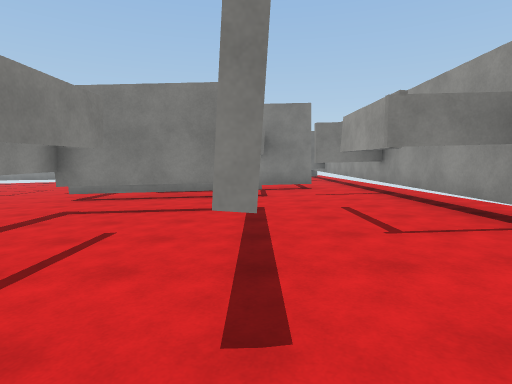
[1] (above)

24 first-person views from a walk through a Unity game level. The camera is 1.5 m above the floor, tilts 6° down and sees 80° across. The floor is counted in squares, 2 m on a side. Each view is taken from the middle of a square. On the plan, view 1 faces up. The plan holds only what a view shows up to about 10 squares ahead; the rest is blank. The player is left out. Surface patterns are stand-ins for the level's own textures.

[2]
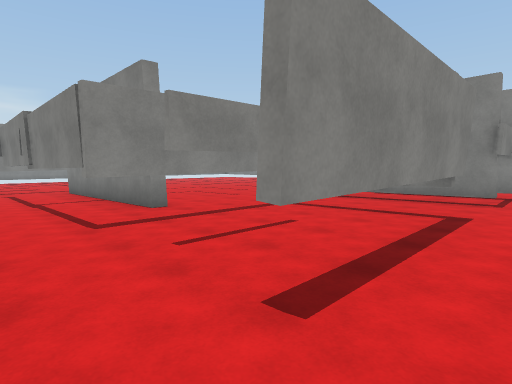

[3]
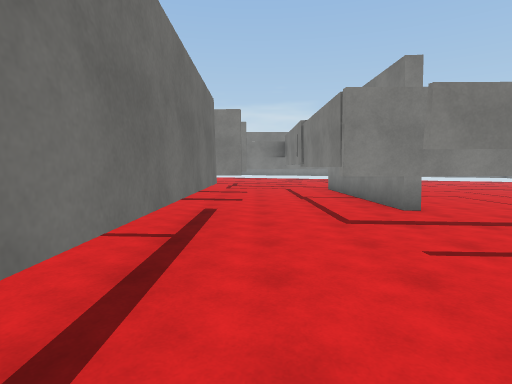

[4]
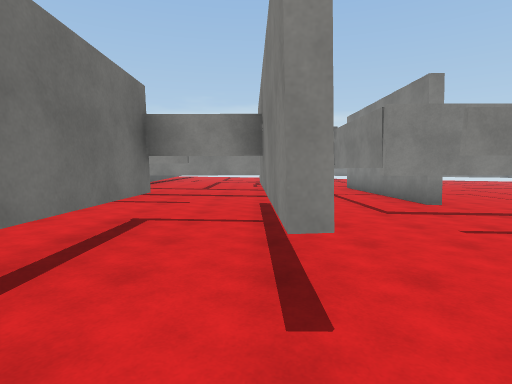

[5]
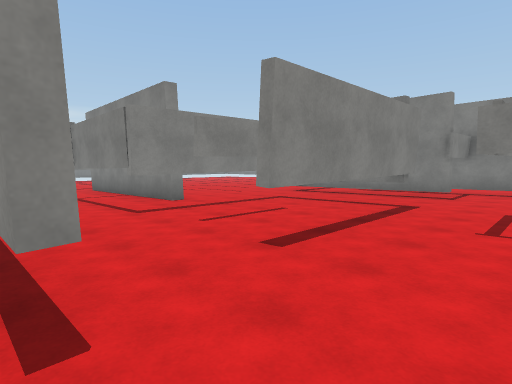

[6]
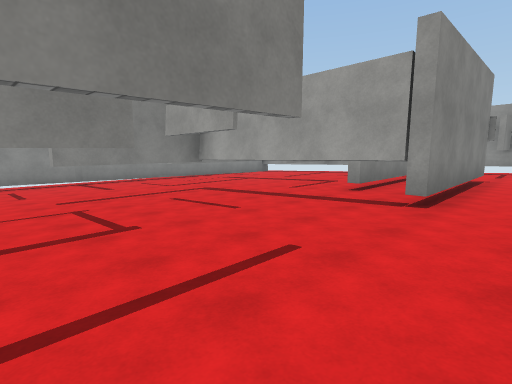

[7]
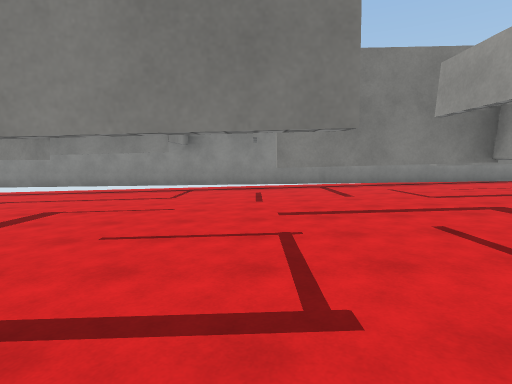

[8]
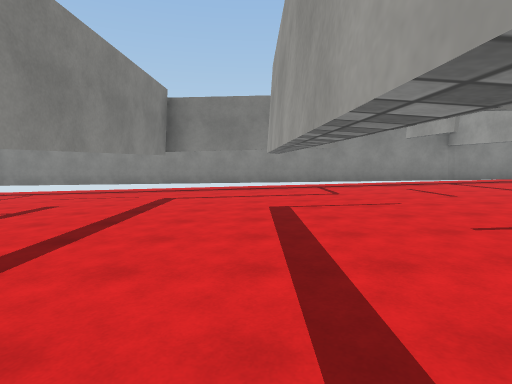

[9]
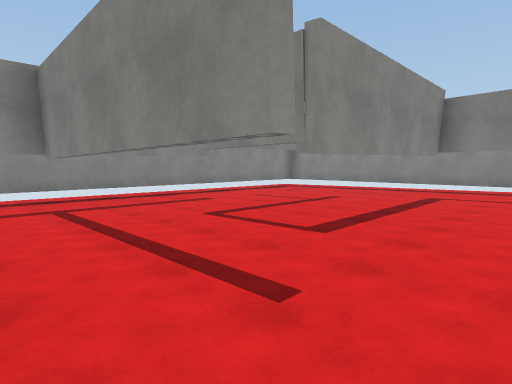

[10]
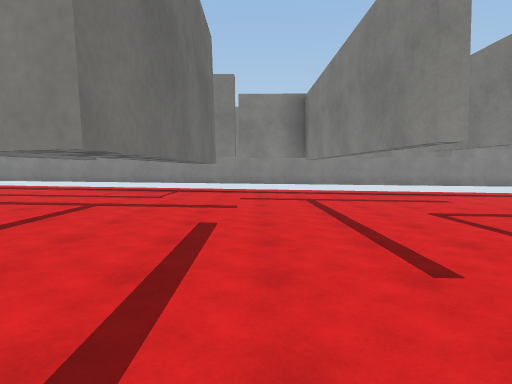

[11]
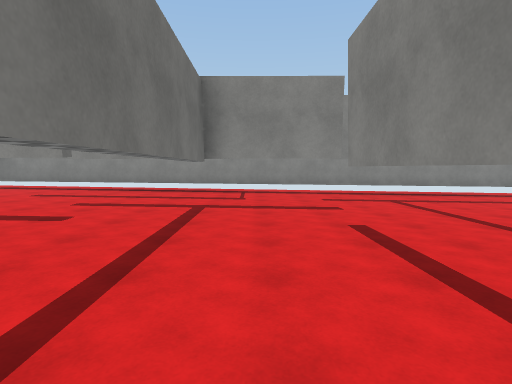

[12]
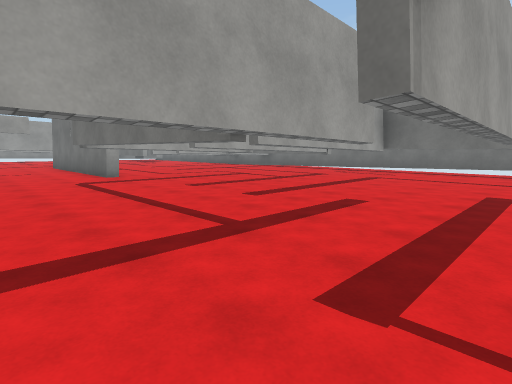

[13]
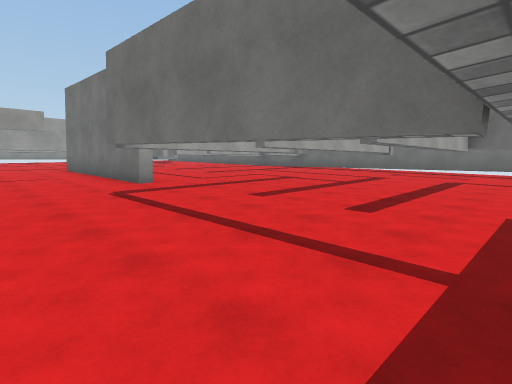

[14]
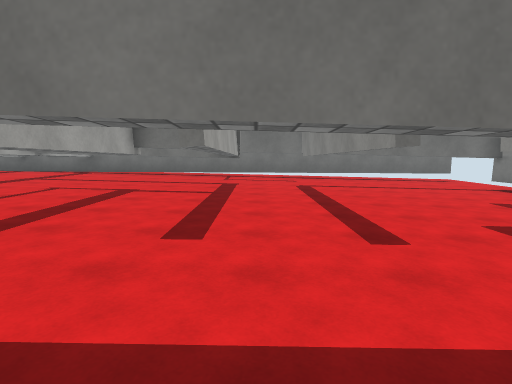

[15]
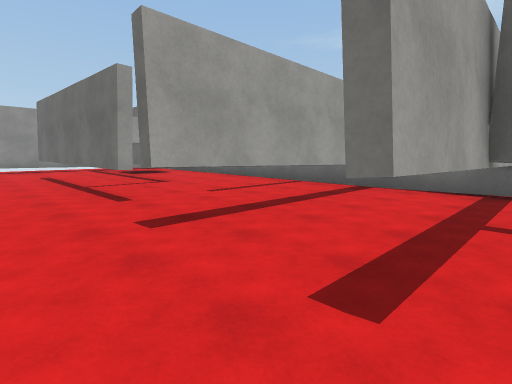

[16]
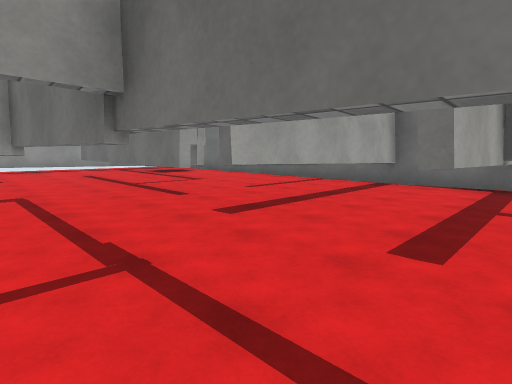

[17]
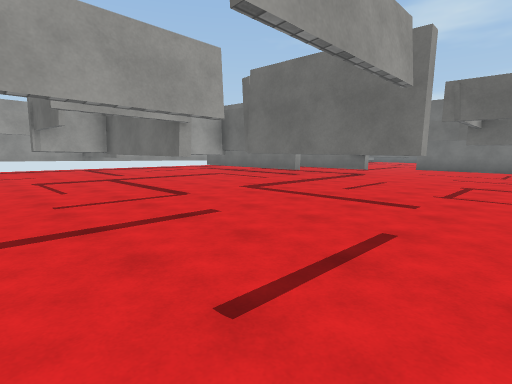

[18]
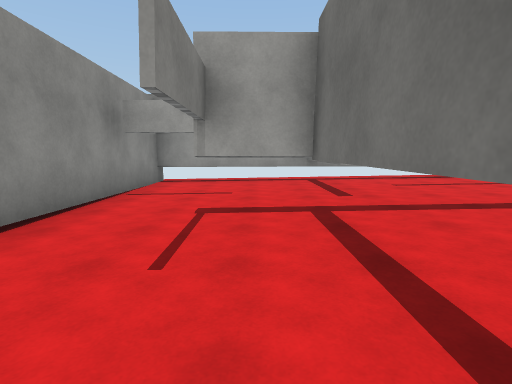

[19]
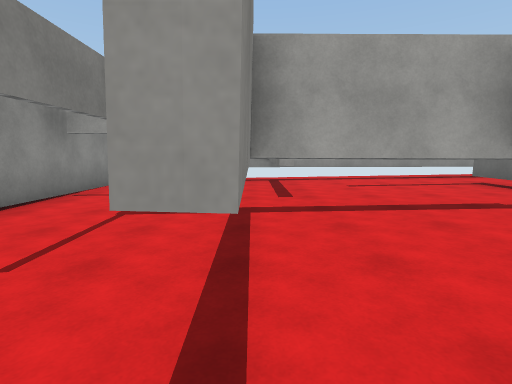

[20]
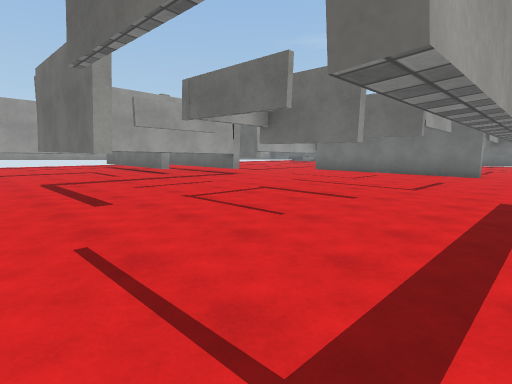

[21]
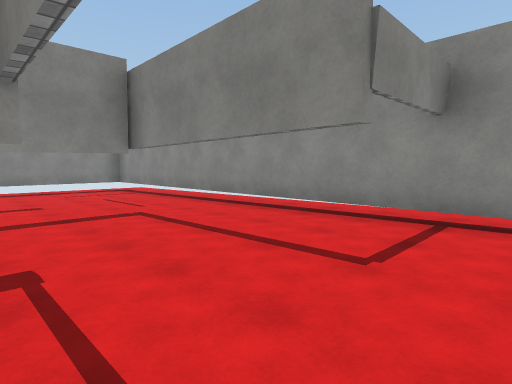

[22]
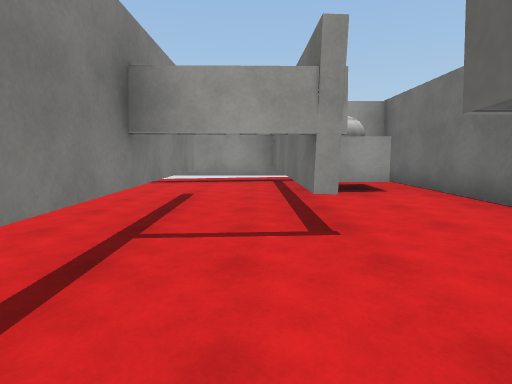

[23]
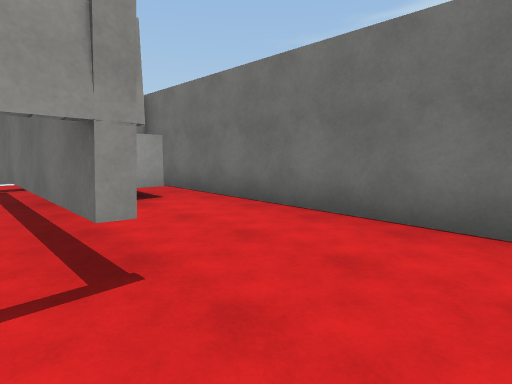

[24]
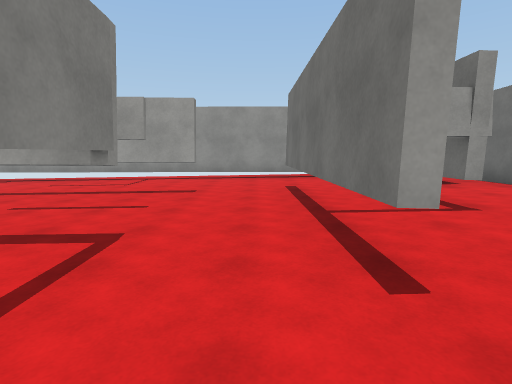

### Floor plan
Key: @ floor where view 1 was taken; # wall or solid block; x gap in a wall; . main floor; : floor 0.25 m higher than the main floor; - floor 0.25 m lower than the main floor; + floor 0.5 m higher than the main floor; _ floor 0.5 m lower than the main floor; * floor 0.75 m higher than the main floor; < floor 0.75 m lower than the main floor; % floor 1 m higher than the main floor; T thing the floor can be seen under or through; O other object.
Columns run from 21 left of view 1 to 3 right of it. Each row starts with its distance up from view 1.
 18  ########################
 17  #<<<_____-----.....::::#
 16  #<<<____-----.....:::::#
 15  #<<_____-----.....:#::+#
 14  #<_____-----....TTT#:###
 13  #<_____----..TTTT::##++#
 12  #_____-----.....T: #:++#
 11  #____-----.....:Tx##+++#
 10  #____-----....::T::++++#
  9  #___---- .....::T#####+#
  8  #___----.....:::#####++#
  7  #__-----.....:::::++++##
  6  #_---####...:::::+++++*#
  5  #_-----....:::::+TTTT**#
  4  #---#xxx#..:::::+T++T**#
  3  #----...#.######+T++T**#
  2  #----#.##.::::+++T+*T**#
  1  #---.#.##:::::###++****#
  0  #--..#.##::::+++++**@**#
 -1  #--..#.##:::#+T+#####*%#
 -2  #-...#.#::::#+T++**#####
 -3  #TTT...#####++T+#*##*O #
 -4 --... ###   ##+T+#***%OO
 -5 -... ##      ###########

Where each view was taken, in squares from view 1:
view 1: 0 up, 0 right, facing up
view 2: 0 up, 1 right, facing up-left
view 3: 0 up, 1 right, facing left
view 4: 1 down, 2 right, facing left
view 5: 1 down, 2 right, facing up-left
view 6: 6 up, 9 left, facing up-right
view 7: 8 up, 8 left, facing up
view 8: 8 up, 12 left, facing up
view 9: 7 up, 12 left, facing up-left
view 10: 7 up, 11 left, facing left
view 11: 5 up, 11 left, facing left
view 12: 6 up, 19 left, facing down-right
view 13: 6 up, 17 left, facing down-right
view 14: 5 up, 14 left, facing down
view 15: 1 up, 9 left, facing down-right
view 16: 2 up, 9 left, facing down-right
view 17: 17 up, 9 left, facing down-right
view 18: 15 up, 5 left, facing right
view 19: 14 up, 5 left, facing right
view 20: 14 up, 12 left, facing down-right
view 21: 13 up, 9 left, facing up-left
view 22: 2 down, 5 left, facing right
view 23: 2 down, 4 left, facing down-right
view 24: 0 up, 6 left, facing right
